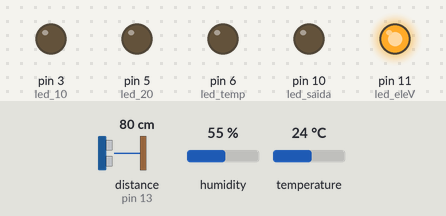
A sketch run on a simulated Arduino Uno, built with avr-gcc and run on an emulated ATmega328P. Shown: output pins drawn as LEDs (lit = HIGH). Inputs (shaded band) come from the test bench; at power-on: distance to the obstacle (sensor on pin 13) 80 cm, temperature 24 °C, humidity 55 %.

Above: at 1.2 s.
1.3 s: distance to the obstacle (sensor on pin 13) set to 84 cm
At 2.1 s:
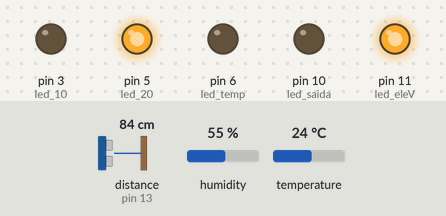
2.8 s: distance to the obstacle (sensor on pin 13) set to 93 cm
At 3.4 s:
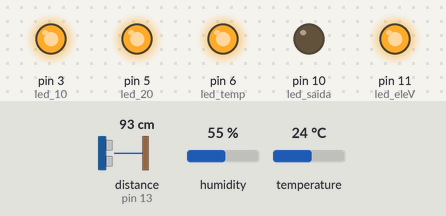
4.3 s: temperature set to 26 °C
At 7.1 s:
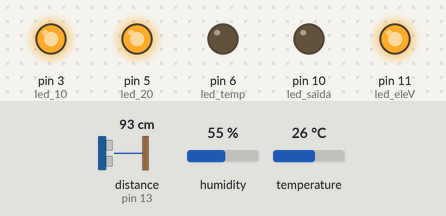
7.6 s: distance to the obstacle (sensor on pin 13) set to 2 cm
At 8.1 s:
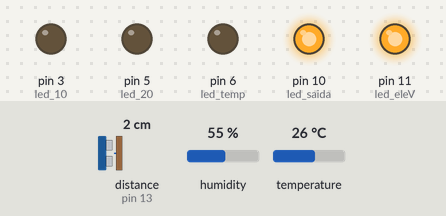
9.1 s: distance to the obstacle (sensor on pin 13) set to 60 cm
At 10.3 s:
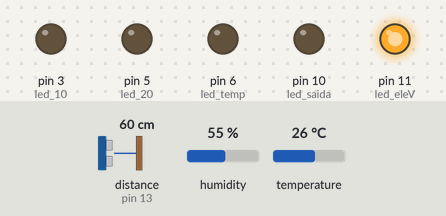
10.6 s: distance to the obstacle (sensor on pin 13) set to 4 cm
At 11.5 s:
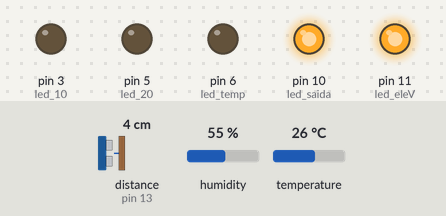
Timing chart, 0 to 13.1 s (numbered marks = the images above; inputs shaded):
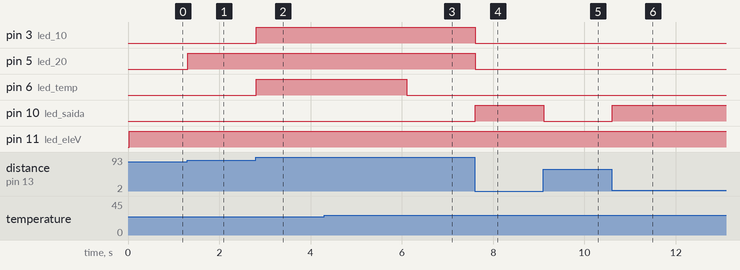

Measured:
- the behaviour switches between 80 and 81 cm on distance to the obstacle (sensor on pin 13) (found by bisection; images 0 and 1)
- the behaviour switches between 90 and 91 cm on distance to the obstacle (sensor on pin 13) (found by bisection; images 1 and 2)
- the behaviour switches between 24 and 25 °C on temperature (found by bisection; images 2 and 3)
- after the input at 1.3 s, pin 5 (led_20): LOW → HIGH at once
- after the input at 2.8 s, pin 3 (led_10), pin 6 (led_temp): LOW → HIGH at once
- after the input at 4.3 s, pin 6 (led_temp): HIGH → LOW after 1.8 s
- after the input at 7.6 s, pin 3 (led_10), pin 5 (led_20): HIGH → LOW at once; pin 10 (led_saida): LOW → HIGH at once
- after the input at 9.1 s, pin 10 (led_saida): HIGH → LOW at once
- after the input at 10.6 s, pin 10 (led_saida): LOW → HIGH at once

The sketch:

trabalho.ino
```cpp
#include <Ultrasonic.h>
#include "DHT.h"

#define DHTPIN 2
#define DHTTYPE DHT11

const int led_10 = 3;
const int led_20 = 5;
const int led_temp = 6;
const int led_eleV = 11;
const int led_saida = 10;

Ultrasonic pedrinho(12, 13);
DHT joaozinho(DHTPIN, DHTTYPE);

void setup() {
  joaozinho.begin();

  pinMode(led_10,OUTPUT);
  pinMode(led_20,OUTPUT);
  pinMode(led_temp,OUTPUT);
  pinMode(led_eleV,OUTPUT);
  pinMode(led_saida,OUTPUT);
}

void loop() {
 float t = joaozinho.readTemperature();
 int distance = pedrinho.read();

  if ( distance >0){
    digitalWrite(led_eleV, HIGH);
  }
  else {
    digitalWrite(led_eleV, LOW);
  }
  if ( distance < 60 &&  t > 25 && t < 27){
    digitalWrite(led_saida, HIGH);
   }
  else {
    digitalWrite(led_saida, LOW);
  }
  if (t < 25 && distance > 90){
    digitalWrite(led_temp, HIGH);
  }
  else {
    digitalWrite(led_temp, LOW);
  }
  if (distance > 80){
    digitalWrite(led_20, HIGH);
  }
  else{
    digitalWrite(led_20, LOW);
    }
  if (distance > 90){
    digitalWrite(led_10, HIGH);
  }
  else{
    digitalWrite(led_10, LOW);
   }
}
```
